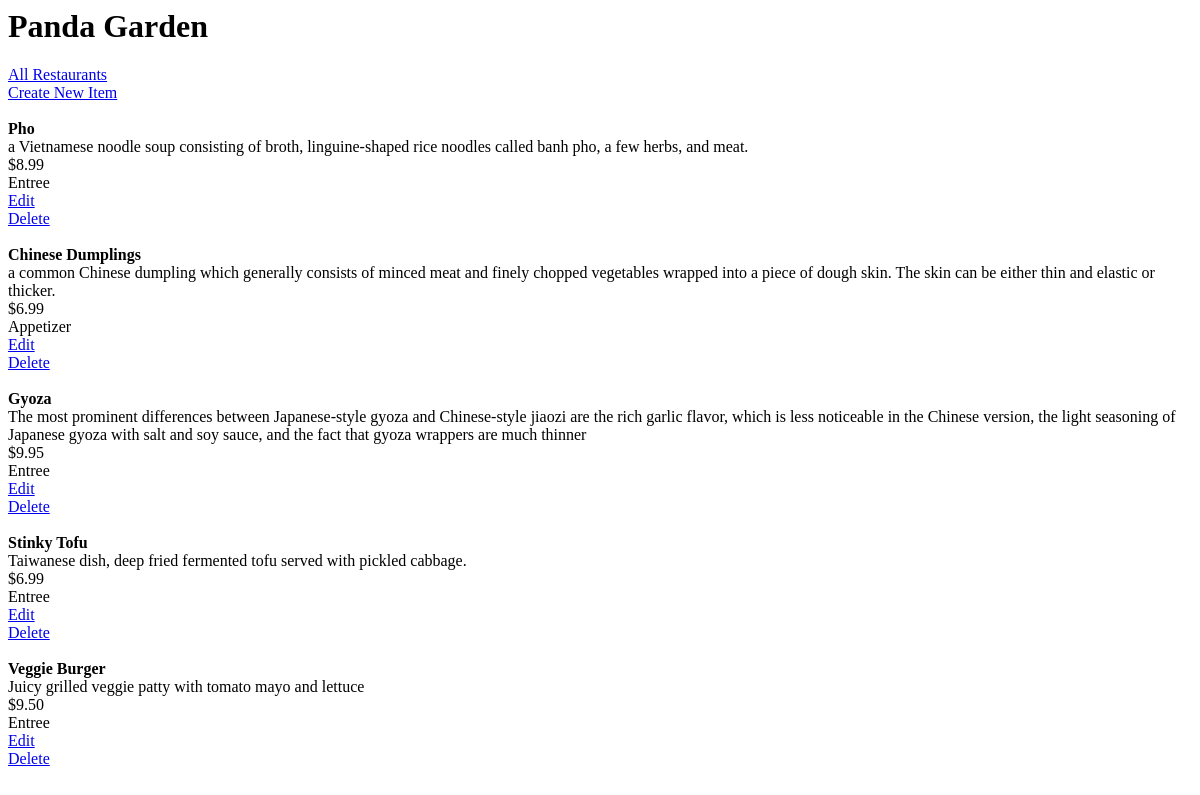
Page /restaurant/3/menu on the committed database.
### database_setup.py (models this page shows, shortened)
class Restaurant(Base):
	__tablename__ = 'restaurant'
	name = Column(String(80), nullable = False)
	id = Column(Integer, primary_key = True)

class MenuItem(Base):
	__tablename__ = 'menu_item'
	name = Column(String(80), nullable = False)
	id = Column(Integer, primary_key = True)
	course = Column(String(259))
	description = Column(String(250))
	price = Column(String(8))
	restaurant_id = Column(Integer, ForeignKey('restaurant.id'))
	restaurant = relationship(Restaurant)

### finalproject.py (the view)
@app.route('/restaurant/<int:restaurant_id>')
@app.route('/restaurant/<int:restaurant_id>/menu')
def showMenu(restaurant_id):
	restaurant = session.query(Restaurant).filter_by(id=restaurant_id).one()
	items = session.query(MenuItem).filter_by(restaurant_id=restaurant_id).all()
	return render_template('menu.html',items = items, restaurant=restaurant)

### templates/menu.html (shortened to what this page needs)
<html>
	<head>
		<link rel=stylesheet type=text/css href="{{ url_for('static', filename='styles.css') }}">
	</head>
	<body>
		<h1>{{restaurant.name}}</h1>
		<a href="{{url_for('showRestaurants')}}">All Restaurants</a></br>
		<a href = "{{url_for('newMenuItem', restaurant_id = restaurant.id) }}">Create New Item</a>
		{% for i in items %}
			<div>
				<b>{{i.name}}</b></br>
				{{i.description}}</br>
				{{i.price}}</br>
				{{i.course}}</br>
				<a href="{{ url_for('editMenuItem', restaurant_id = restaurant.id, menu_id = i.id) }}">Edit</a></br>
				<a href="{{ url_for('deleteMenuItem', restaurant_id = restaurant.id, menu_id = i.id) }}">Delete</a></br>
			</div>
		{% endfor %}
	</body>
</html>

### rows in the picture
Restaurant: name "Panda Garden"
MenuItem: name "Pho", description "a Vietnamese noodle soup consisting of broth, linguine-shaped rice noodles called banh pho, a few herbs, and meat.", price "$8.99", course "Entree"
MenuItem: name "Chinese Dumplings", description "a common Chinese dumpling which generally consists of minced meat and finely chopped vegetables wrapped into a piece of dough skin. The skin can be either thin and elastic or thicker.", price "$6.99", course "Appetizer"
MenuItem: name "Gyoza", description "The most prominent differences between Japanese-style gyoza and Chinese-style jiaozi are the rich garlic flavor, which is less noticeable in the Chinese version, the light seasoning of Japanese gyoza with salt and soy sauce, and the fact that gyoza wrappers are much thinner", price "$9.95", course "Entree"
MenuItem: name "Stinky Tofu", description "Taiwanese dish, deep fried fermented tofu served with pickled cabbage.", price "$6.99", course "Entree"
MenuItem: name "Veggie Burger", description "Juicy grilled veggie patty with tomato mayo and lettuce", price "$9.50", course "Entree"
